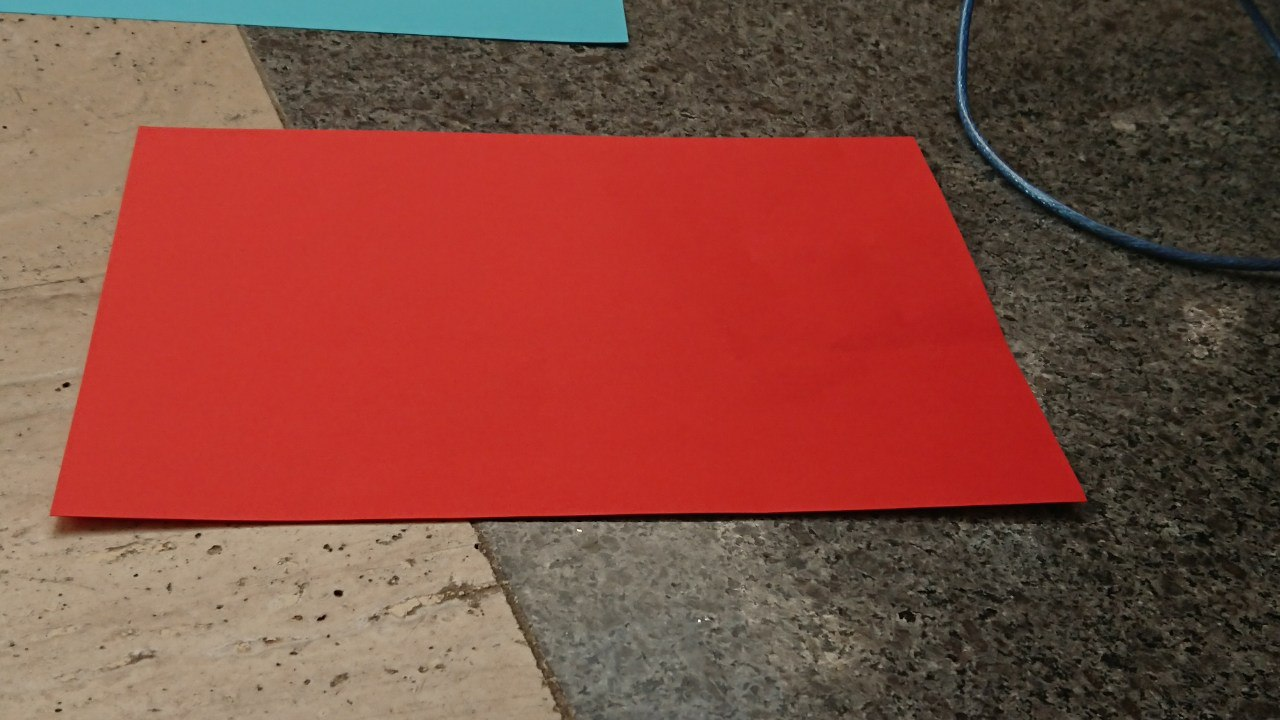
#> input picture resources/kkm-base-photos/red-shadow.jpg, 1280 x 720 px
$ python new.py   (Python 2 division)
#> lines starting #> are read from the running program, lines starting #| are printed output that depends on the picture
import matplotlib.pyplot as plt
import matplotlib.image as mpimg
import numpy as np
import cv2
import math
def region_of_interest(img, vertices):
    mask = np.zeros_like(img)
    match_mask_color = 255 # <-- This line altered for grayscale.

    cv2.fillPoly(mask, vertices, match_mask_color)
    masked_image = cv2.bitwise_and(img, mask)
    return masked_image

def draw_lines(img, lines, color=[255, 0, 0], thickness=3):
    # If there are no lines to draw, exit.
    if lines is None:
	return
    # Make a copy of the original image.
    img = np.copy(img)
    # Create a blank image that matches the original in size.
    line_img = np.zeros(
        (
            img.shape[0],
            img.shape[1],
            3
        ),
        dtype=np.uint8,
    )
    # Loop over all lines and draw them on the blank image.
    for line in lines:
        for x1, y1, x2, y2 in line:
            cv2.line(line_img, (x1, y1), (x2, y2), color, thickness)
    # Merge the image with the lines onto the original.
    img = cv2.addWeighted(img, 0.8, line_image, 1.0, 0.0)
    # Return the modified image.
    return img

height = 720
width = 1080
region_of_interest_vertices = [
    (0, height),
    (width / 1, height / 1),
    (width, height),
]
image = mpimg.imread('../../resources/kkm-base-photos/red-shadow.jpg')
#> image is the input picture: shape (720, 1280, 3); mean R, G, B 131.7, 72.3, 61.3
plt.figure()
plt.imshow(image)
plt.show()
gray_image = cv2.cvtColor(image, cv2.COLOR_RGB2GRAY)
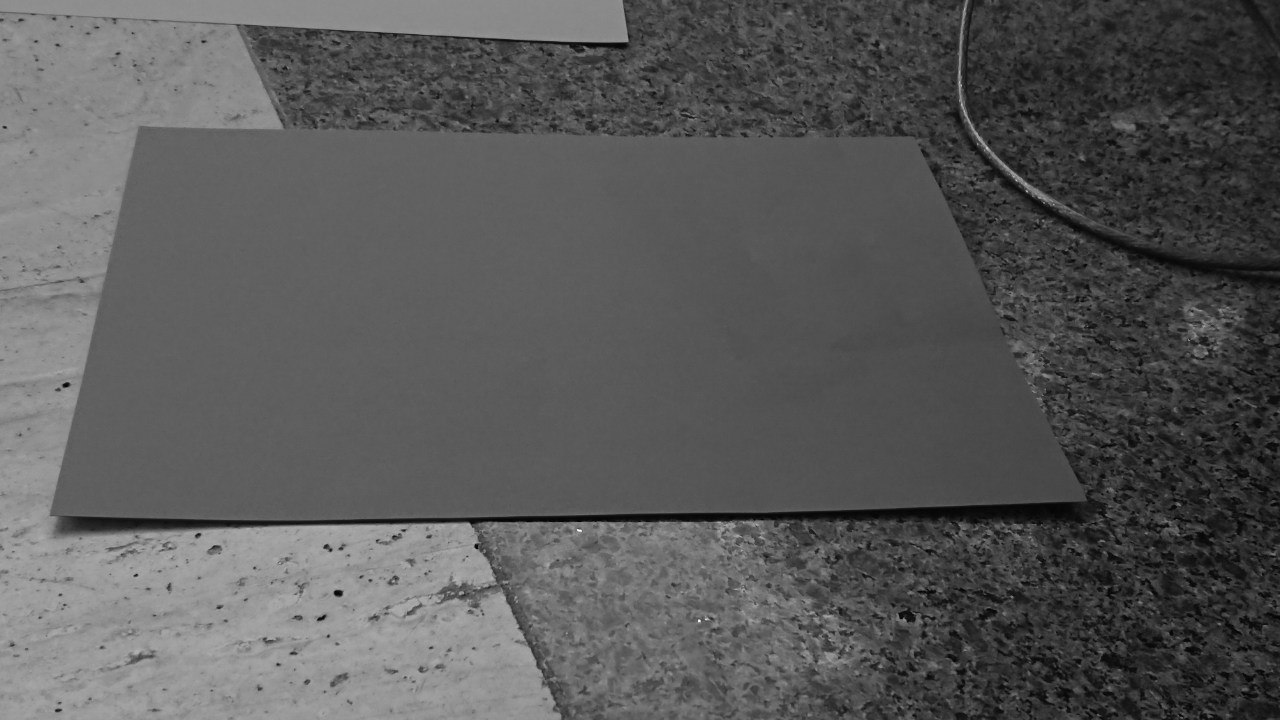
#> gray_image: shape (720, 1280); min 1, max 252, mean 88.8
cannyed_image = cv2.Canny(gray_image, 100, 200)
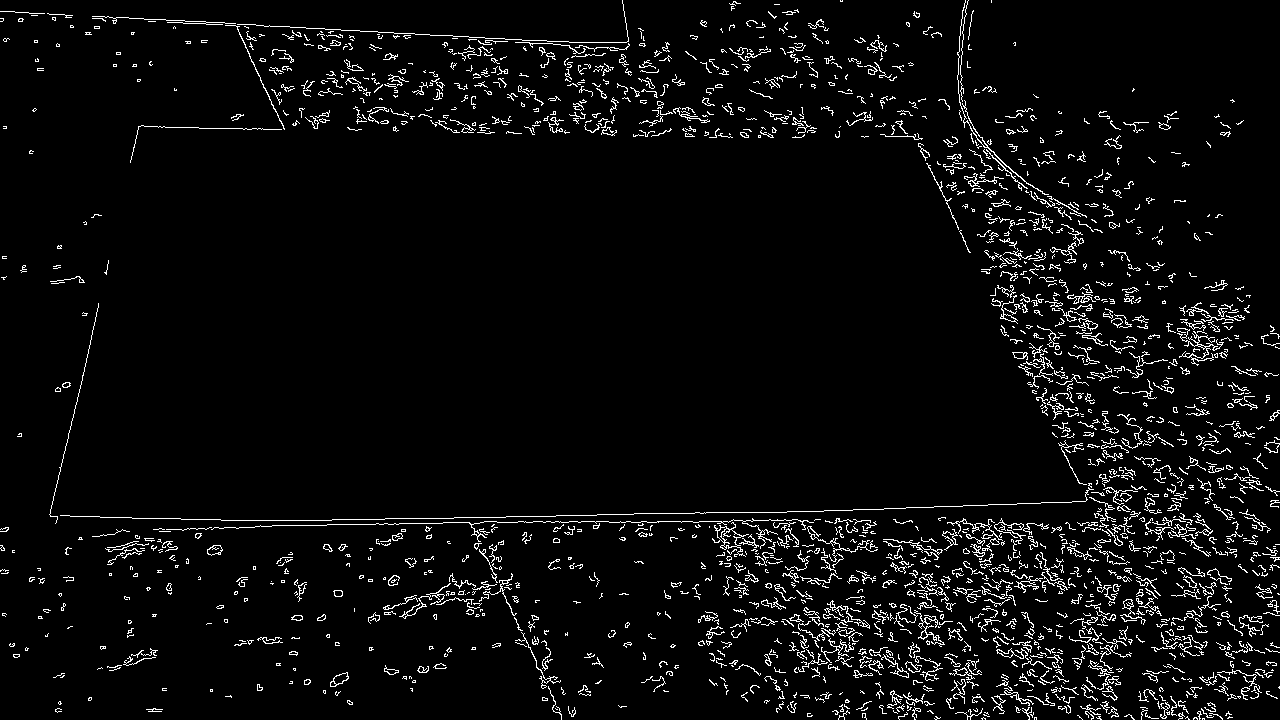
#> cannyed_image: shape (720, 1280); 4.6% white in thin lines or dots
cropped_image = region_of_interest(
    cannyed_image,
    np.array(
        [region_of_interest_vertices],
        np.int32
    ),
)
#> in region_of_interest, `cv2.fillPoly(mask, vertices, match_mask_color)`: mask: shape (720, 1280); every value is 0
lines = cv2.HoughLinesP(
    cropped_image,
    rho=6,
    theta=np.pi / 60,
    threshold=160,
    lines=np.array([]),
    minLineLength=40,
    maxLineGap=25
)
#> lines = None
line_image = draw_lines(image, lines) # <---- Add this call.
plt.figure()
#> (the run stopped early here; a loop or call above may not have finished)

$ run again, with resources/kkm-base-photos/darkblue-light.jpg copied over resources/kkm-base-photos/red-shadow.jpg
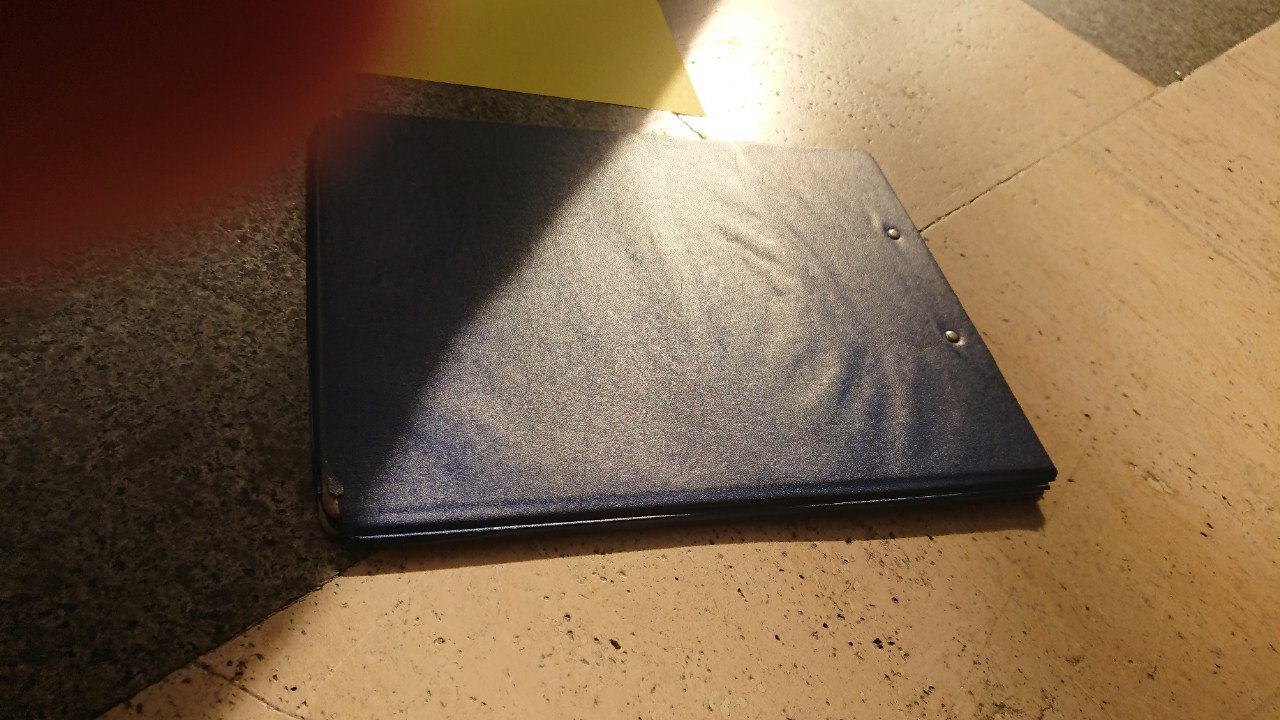
#> input picture resources/kkm-base-photos/darkblue-light.jpg, 1280 x 720 px
#> image is the input picture: shape (720, 1280, 3); mean R, G, B 125.6, 100.5, 73.9
#> `gray_image = cv2.cvtColor(image, cv2.COLOR_RGB2GRAY)`:
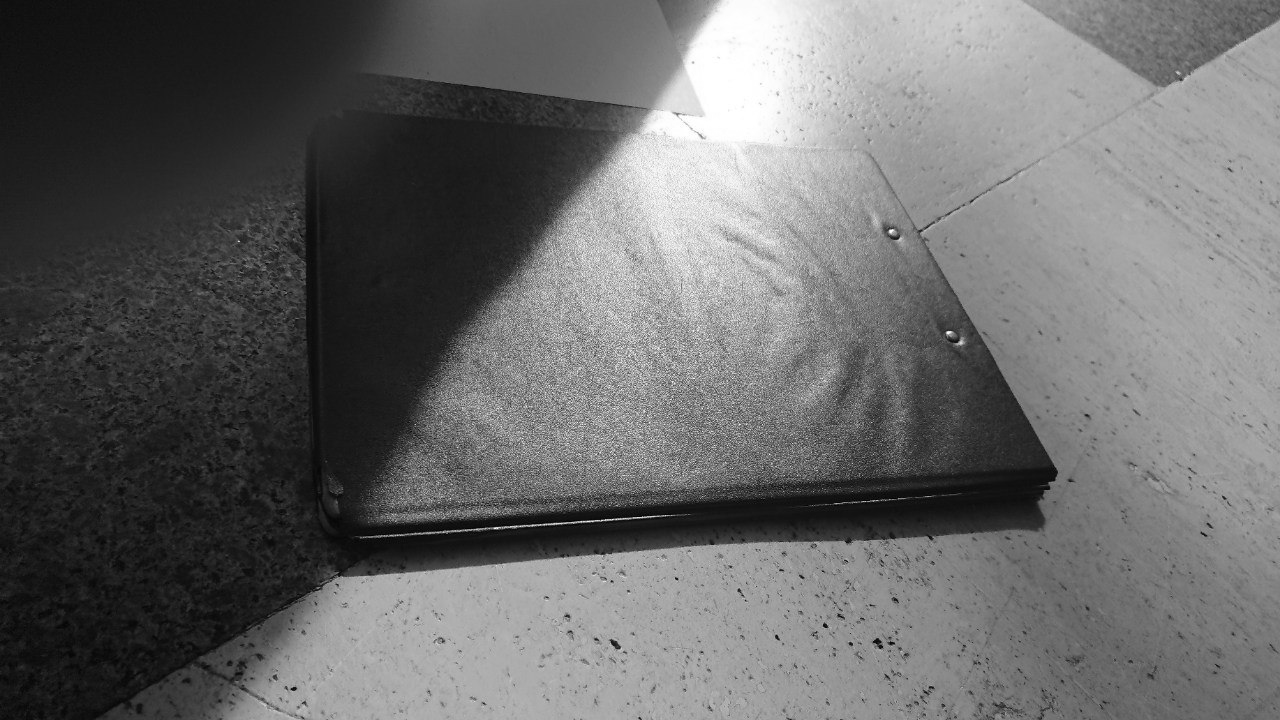
#> gray_image: shape (720, 1280); min 0, max 255, mean 104.9
#> `cannyed_image = cv2.Canny(gray_image, 100, 200)`:
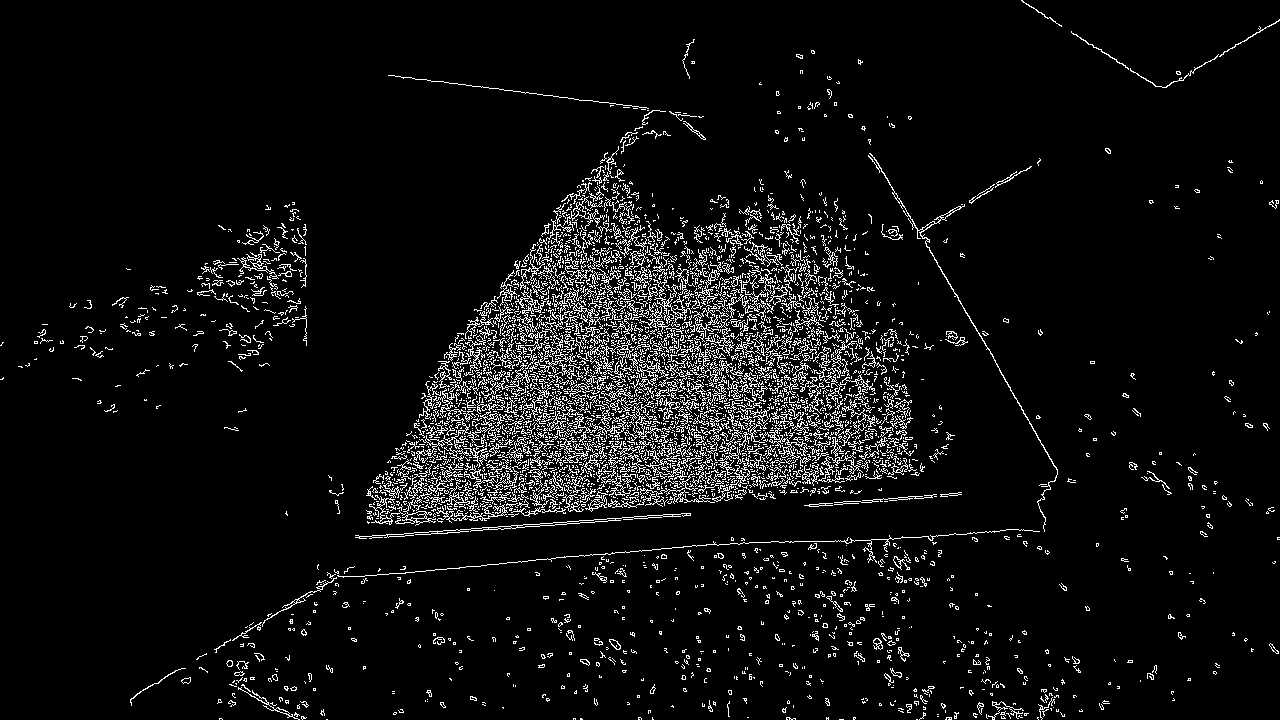
#> cannyed_image: shape (720, 1280); 6% white in thin lines or dots
#> mask: shape (720, 1280); every value is 0
#> lines = None
